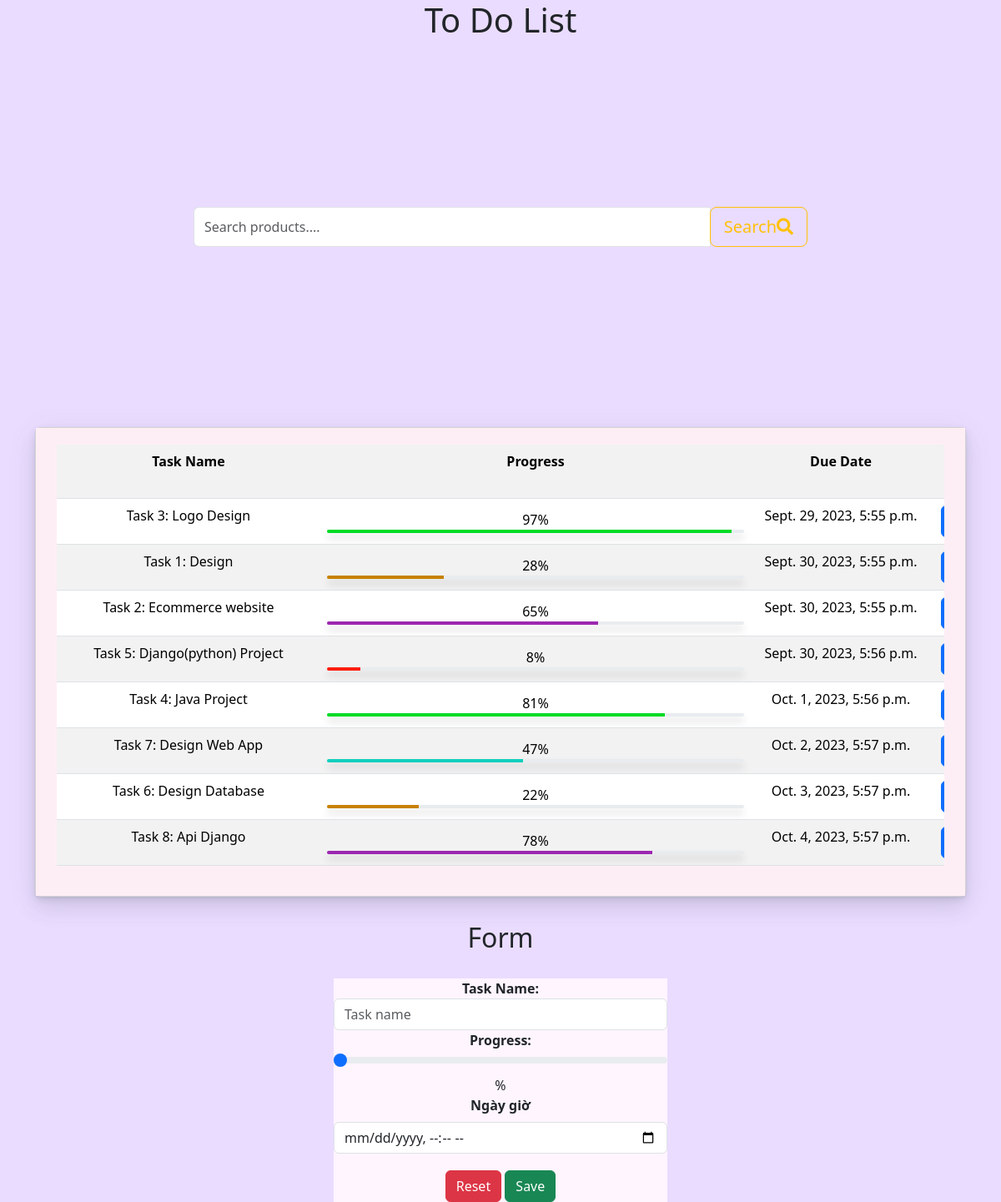
The page / on the database its author committed.
### app/models.py (models this page shows)
class toDoList(models.Model):
    id=models.AutoField(primary_key=True)
    taskName=models.CharField(max_length=100,null=True)
    progress=models.IntegerField(validators=[MinValueValidator(0), MaxValueValidator(100)],null=True)
    dueDate=models.DateTimeField(null=True)

### app/views.py (the view)
# urls.py: path('', views.home,name="home"),
def home(request):
    todolist = toDoList.objects.all().order_by("dueDate")
    for i in todolist:
        i.phantram=i.progress
        if i.phantram>80:
            i.mau='bg-green'
        elif i.phantram>60:
            i.mau='bg-purple'
        elif i.phantram>40:
            i.mau='bg-cyan'
        elif i.phantram>20:
            i.mau='bg-yellow'
        else:
            i.mau='bg-red'
        i.progress*=5
    data ={'tasks':todolist}
    return render(request,'pages/home.html',data)

### app/templates/pages/home.html (shortened to what this page needs)
{% extends "pages/base.html" %}
{% block header %}
<h1>To Do List</h1>
{% endblock  %}
{% block show %}
<div class="container">
<div class="col-md-12 col-12 col-sm-12">
    <div class="card">
      <div class="card-body">
        <div class="table-responsive">
          <table class="table table-striped">
            <tbody><tr>
              <th><center><div class='task-name' >Task Name</div></center></th>
              <th><center><div class='task-name' >Progress</div></center></th>
              <th><center><div class='due-date' >Due Date</div></center></th>
              <th><center><div class='action' >Edit</div></center></th>
            </tr>
            {% for task in tasks %}
              <tr>
                <td><center>{{task.taskName}}</center></td>
                <td class="align-middle">
                  <div>{{task.phantram}}%</div>
                  <div class="progress" data-height="4" data-toggle="tooltip" title="" data-original-title="100%" style="height: 4px;width: 500px;">
                    <div class="progress-bar {{task.mau}}" data-width="100" style="width: {{task.progress}}px; height:8px;"></div>
                  </div>
                </td>
                <td>{{task.dueDate}}</td>
                <td>
                  <a href='/formEdit/{{task.id}}' class="btn btn-primary btn-edit mr-1" data-toggle="tooltip" title="" data-original-title="Edit"></a>
                </td>
              </tr>
            {% endfor %}
          </tbody></table>
        </div>
      </div>
    </div>
  </div>
</div>
{% endblock  %}
{% block timkiem %}
<form method="POST" action="{% url 'search' %}" >
<div class="container justify-content-center">
  <div class="row justify-content-center">
     <div class="col-md-8">
         <div class="input-group mb-3">
          <input type="text" name='search' class="form-control input-text" placeholder="Search products...." aria-label="Recipient's username" aria-describedby="basic-addon2">
            <div class="input-group-append">
              <button class="btn btn-outline-warning btn-lg" type="submit">Search<i class="fa fa-search"></i></button>
            </div>
        </div>
     </div>
  </div>
</div>
</form>
{% endblock  %}
{% block form %}
<div class='header'>
  <h2>Form </h2>
</div>
<form method="POST" action="{% url 'add' %}" class='form' style="background-color:#fff5ff;">
    <div class="form-group" >
      <label class="label" ><b>Task Name:</b></label>
      <input type="text" name='taskName' class="form-control" id="formGroupExampleInput" placeholder="Task name">
    </div>
    <div class="form-group">
      <label for="formGroupExampleInput"><b>Progress:</b></label>
      <input type="range" name='progress' class="form-range" value="0" min="1" max="100" id="rangeSlider">
      %
    </div>
    <div class="mb-3">
      <label for="datetime" class="form-label"><b>Ngày giờ</b></label>
      <input type="datetime-local" name='dueDate' class="form-control" id="datetime" name="datetime">
    </div>
    <div class = 'button'>
      <button type="button" class="btn btn-danger" onclick="reset()" >Reset</button>
      <button type="submit" class="btn btn-success">Save</button>
    </div>
  </form>
{% endblock  %}

### app/templates/pages/base.html (shortened to what this page needs)
<!DOCTYPE html>
<html>
    <head>
        {% load static %}
        <link rel="stylesheet" type='text/css' href="{%static 'app/style.css' %}">
        <link href="https://cdn.jsdelivr.net/npm/bootstrap@5.3.2/dist/css/bootstrap.min.css" rel="stylesheet">
        <link rel="stylesheet" href="https://cdnjs.cloudflare.com/ajax/libs/font-awesome/5.12.1/css/all.min.css" />
    </head>
    <body style="background-color:#eadcff;">
        <center>
            {%block header %}
            {% endblock%}
            {%block timkiem %}
            {% endblock%}
            {%block show %}
            {% endblock%}
            {%block form %}
            {% endblock%}
        </center>
    </body>
</html>

### app/static/app/style.css (style rules this page uses)
body { background-color: #ecc5f8; margin-top:20px; }
td { text-align: center; }
.action { width: 50px; }
.button { margin-top: 20px; }
.due-date { width: 200px; }
.form { margin-top: 30px; margin-left: 400px; margin-right: 400px; }
.card { background-color: #fff; border-radius: 10px; border: none; position: relative; margin-bottom: 30px; box-shadow: 0 0.46875rem 2.1875rem rgba(90,97,105,0.1), 0 0.9375rem 1.40625rem rgba(90,97,105,0.1), 0 0.25rem 0.53125rem rgba(90,97,105,0.12), 0 0.125rem 0.1875rem rgba(90,97,105,0.1); }
.card .card-header, .card .card-body, .card .card-footer { background-color: rgb(253, 238, 245); padding: 20px 25px; }
.task-name { width: 300px; }
.progress-bar { display: -ms-flexbox; display: -webkit-box; display: flex; -ms-flex-direction: column; -webkit-box-orient: vertical; -webkit-box-direction: normal; flex-direction: column; -ms-flex-pack: center; -webkit-box-pack: center; justify-content: center; overflow: hidden; color: #fff; text-align: center; white-space: nowrap; background-color: #007bff; -webkit-transition: width .6s ease; transition: width .6s ease; }
.bg-green { background-color: #00db25 !important; }
.bg-purple { background-color: #9c27b0 !important; }
.bg-cyan { background-color: #10cfbd !important; }
.bg-red { background-color: #ff1d0d !important; }
.bg-yellow { background-color: #c78100 !important; }
.progress { -webkit-box-shadow: 0 0.4rem 0.6rem rgba(0,0,0,0.15); box-shadow: 0 0.4rem 0.6rem rgba(0,0,0,0.15); }
.btn-edit { color: #b0e9ff !important; line-height: 25px; font-size: 20px; min-width: 35px; min-height: 35px; }
.container { margin-top:200px; }
.form-control { border: 1px solid #f8c146; }

### rows shown on the page
toDoList: taskName "Task 3: Logo Design", phantram "97", progress 97 (drawn), dueDate "Sept. 29, 2023, 5:55 p.m."
toDoList: taskName "Task 1: Design", phantram "28", progress 28 (drawn), dueDate "Sept. 30, 2023, 5:55 p.m."
toDoList: taskName "Task 2: Ecommerce website", phantram "65", progress 65 (drawn), dueDate "Sept. 30, 2023, 5:55 p.m."
toDoList: taskName "Task 5: Django(python) Project", phantram "8", progress 8 (drawn), dueDate "Sept. 30, 2023, 5:56 p.m."
toDoList: taskName "Task 4: Java Project", phantram "81", progress 81 (drawn), dueDate "Oct. 1, 2023, 5:56 p.m."
toDoList: taskName "Task 7: Design Web App", phantram "47", progress 47 (drawn), dueDate "Oct. 2, 2023, 5:57 p.m."
toDoList: taskName "Task 6: Design Database", phantram "22", progress 22 (drawn), dueDate "Oct. 3, 2023, 5:57 p.m."
toDoList: taskName "Task 8: Api Django", phantram "78", progress 78 (drawn), dueDate "Oct. 4, 2023, 5:57 p.m."
